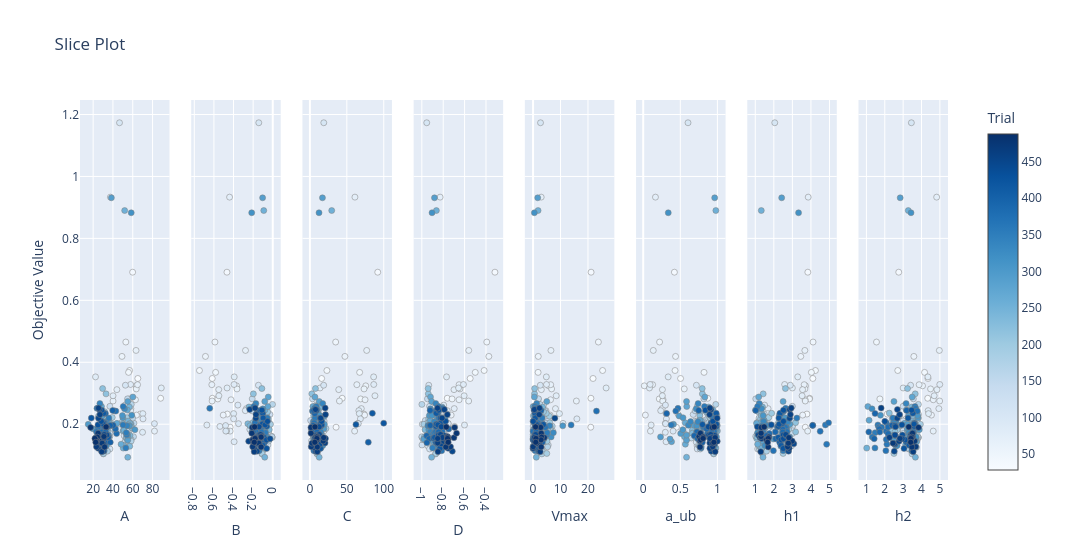

Notebook cell for this chart:
### Code cell
ov.plot_slice(study0).show()

### Figure 1 — Plotly figure (JSON) as saved in the notebook; plotly's stock layout.template omitted (floating-point values rounded to 4 significant figures; data arrays with more than 128 entries replaced by an {"elided": "..."} marker saying what was removed)
{"data": [{"marker": {"color": {"elided": "264 int values"}, "colorbar": {"title": {"text": "Trial"}, "x": 1, "xpad": 40}, "colorscale": [[0, "rgb(247,251,255)"], [0.125, "rgb(222,235,247)"], [0.25, "rgb(198,219,239)"], [0.375, "rgb(158,202,225)"], [0.5, "rgb(107,174,214)"], [0.625, "rgb(66,146,198)"], [0.75, "rgb(33,113,181)"], [0.875, "rgb(8,81,156)"], [1, "rgb(8,48,107)"]], "line": {"color": "Grey", "width": 0.5}, "showscale": true}, "mode": "markers", "name": "Feasible Trial", "showlegend": false, "type": "scatter", "x": {"elided": "264 float values"}, "xaxis": "x", "y": {"elided": "264 float values"}, "yaxis": "y"}, {"marker": {"color": {"elided": "264 int values"}, "colorbar": {"title": {"text": "Trial"}, "x": 1, "xpad": 40}, "colorscale": [[0, "rgb(247,251,255)"], [0.125, "rgb(222,235,247)"], [0.25, "rgb(198,219,239)"], [0.375, "rgb(158,202,225)"], [0.5, "rgb(107,174,214)"], [0.625, "rgb(66,146,198)"], [0.75, "rgb(33,113,181)"], [0.875, "rgb(8,81,156)"], [1, "rgb(8,48,107)"]], "line": {"color": "Grey", "width": 0.5}, "showscale": false}, "mode": "markers", "name": "Feasible Trial", "showlegend": false, "type": "scatter", "x": {"elided": "264 float values"}, "xaxis": "x2", "y": {"elided": "264 float values"}, "yaxis": "y2"}, {"marker": {"color": {"elided": "264 int values"}, "colorbar": {"title": {"text": "Trial"}, "x": 1, "xpad": 40}, "colorscale": [[0, "rgb(247,251,255)"], [0.125, "rgb(222,235,247)"], [0.25, "rgb(198,219,239)"], [0.375, "rgb(158,202,225)"], [0.5, "rgb(107,174,214)"], [0.625, "rgb(66,146,198)"], [0.75, "rgb(33,113,181)"], [0.875, "rgb(8,81,156)"], [1, "rgb(8,48,107)"]], "line": {"color": "Grey", "width": 0.5}, "showscale": false}, "mode": "markers", "name": "Feasible Trial", "showlegend": false, "type": "scatter", "x": {"elided": "264 float values"}, "xaxis": "x3", "y": {"elided": "264 float values"}, "yaxis": "y3"}, {"marker": {"color": {"elided": "264 int values"}, "colorbar": {"title": {"text": "Trial"}, "x": 1, "xpad": 40}, "colorscale": [[0, "rgb(247,251,255)"], [0.125, "rgb(222,235,247)"], [0.25, "rgb(198,219,239)"], [0.375, "rgb(158,202,225)"], [0.5, "rgb(107,174,214)"], [0.625, "rgb(66,146,198)"], [0.75, "rgb(33,113,181)"], [0.875, "rgb(8,81,156)"], [1, "rgb(8,48,107)"]], "line": {"color": "Grey", "width": 0.5}, "showscale": false}, "mode": "markers", "name": "Feasible Trial", "showlegend": false, "type": "scatter", "x": {"elided": "264 float values"}, "xaxis": "x4", "y": {"elided": "264 float values"}, "yaxis": "y4"}, {"marker": {"color": {"elided": "264 int values"}, "colorbar": {"title": {"text": "Trial"}, "x": 1, "xpad": 40}, "colorscale": [[0, "rgb(247,251,255)"], [0.125, "rgb(222,235,247)"], [0.25, "rgb(198,219,239)"], [0.375, "rgb(158,202,225)"], [0.5, "rgb(107,174,214)"], [0.625, "rgb(66,146,198)"], [0.75, "rgb(33,113,181)"], [0.875, "rgb(8,81,156)"], [1, "rgb(8,48,107)"]], "line": {"color": "Grey", "width": 0.5}, "showscale": false}, "mode": "markers", "name": "Feasible Trial", "showlegend": false, "type": "scatter", "x": {"elided": "264 float values"}, "xaxis": "x5", "y": {"elided": "264 float values"}, "yaxis": "y5"}, {"marker": {"color": {"elided": "264 int values"}, "colorbar": {"title": {"text": "Trial"}, "x": 1, "xpad": 40}, "colorscale": [[0, "rgb(247,251,255)"], [0.125, "rgb(222,235,247)"], [0.25, "rgb(198,219,239)"], [0.375, "rgb(158,202,225)"], [0.5, "rgb(107,174,214)"], [0.625, "rgb(66,146,198)"], [0.75, "rgb(33,113,181)"], [0.875, "rgb(8,81,156)"], [1, "rgb(8,48,107)"]], "line": {"color": "Grey", "width": 0.5}, "showscale": false}, "mode": "markers", "name": "Feasible Trial", "showlegend": false, "type": "scatter", "x": {"elided": "264 float values"}, "xaxis": "x6", "y": {"elided": "264 float values"}, "yaxis": "y6"}, {"marker": {"color": {"elided": "264 int values"}, "colorbar": {"title": {"text": "Trial"}, "x": 1, "xpad": 40}, "colorscale": [[0, "rgb(247,251,255)"], [0.125, "rgb(222,235,247)"], [0.25, "rgb(198,219,239)"], [0.375, "rgb(158,202,225)"], [0.5, "rgb(107,174,214)"], [0.625, "rgb(66,146,198)"], [0.75, "rgb(33,113,181)"], [0.875, "rgb(8,81,156)"], [1, "rgb(8,48,107)"]], "line": {"color": "Grey", "width": 0.5}, "showscale": false}, "mode": "markers", "name": "Feasible Trial", "showlegend": false, "type": "scatter", "x": {"elided": "264 float values"}, "xaxis": "x7", "y": {"elided": "264 float values"}, "yaxis": "y7"}, {"marker": {"color": {"elided": "264 int values"}, "colorbar": {"title": {"text": "Trial"}, "x": 1, "xpad": 40}, "colorscale": [[0, "rgb(247,251,255)"], [0.125, "rgb(222,235,247)"], [0.25, "rgb(198,219,239)"], [0.375, "rgb(158,202,225)"], [0.5, "rgb(107,174,214)"], [0.625, "rgb(66,146,198)"], [0.75, "rgb(33,113,181)"], [0.875, "rgb(8,81,156)"], [1, "rgb(8,48,107)"]], "line": {"color": "Grey", "width": 0.5}, "showscale": false}, "mode": "markers", "name": "Feasible Trial", "showlegend": false, "type": "scatter", "x": {"elided": "264 float values"}, "xaxis": "x8", "y": {"elided": "264 float values"}, "yaxis": "y8"}], "layout": {"title": {"text": "Slice Plot"}, "width": 2400, "xaxis": {"anchor": "y", "domain": [0, 0.1031], "title": {"text": "A"}}, "xaxis2": {"anchor": "y2", "domain": [0.1281, 0.2312], "title": {"text": "B"}}, "xaxis3": {"anchor": "y3", "domain": [0.2562, 0.3594], "title": {"text": "C"}}, "xaxis4": {"anchor": "y4", "domain": [0.3844, 0.4875], "title": {"text": "D"}}, "xaxis5": {"anchor": "y5", "domain": [0.5125, 0.6156], "title": {"text": "Vmax"}}, "xaxis6": {"anchor": "y6", "domain": [0.6406, 0.7438], "title": {"text": "a_ub"}}, "xaxis7": {"anchor": "y7", "domain": [0.7688, 0.8719], "title": {"text": "h1"}}, "xaxis8": {"anchor": "y8", "domain": [0.8969, 1], "title": {"text": "h2"}}, "yaxis": {"anchor": "x", "domain": [0, 1], "title": {"text": "Objective Value"}}, "yaxis2": {"anchor": "x2", "domain": [0, 1], "matches": "y", "showticklabels": false}, "yaxis3": {"anchor": "x3", "domain": [0, 1], "matches": "y", "showticklabels": false}, "yaxis4": {"anchor": "x4", "domain": [0, 1], "matches": "y", "showticklabels": false}, "yaxis5": {"anchor": "x5", "domain": [0, 1], "matches": "y", "showticklabels": false}, "yaxis6": {"anchor": "x6", "domain": [0, 1], "matches": "y", "showticklabels": false}, "yaxis7": {"anchor": "x7", "domain": [0, 1], "matches": "y", "showticklabels": false}, "yaxis8": {"anchor": "x8", "domain": [0, 1], "matches": "y", "showticklabels": false}}}
